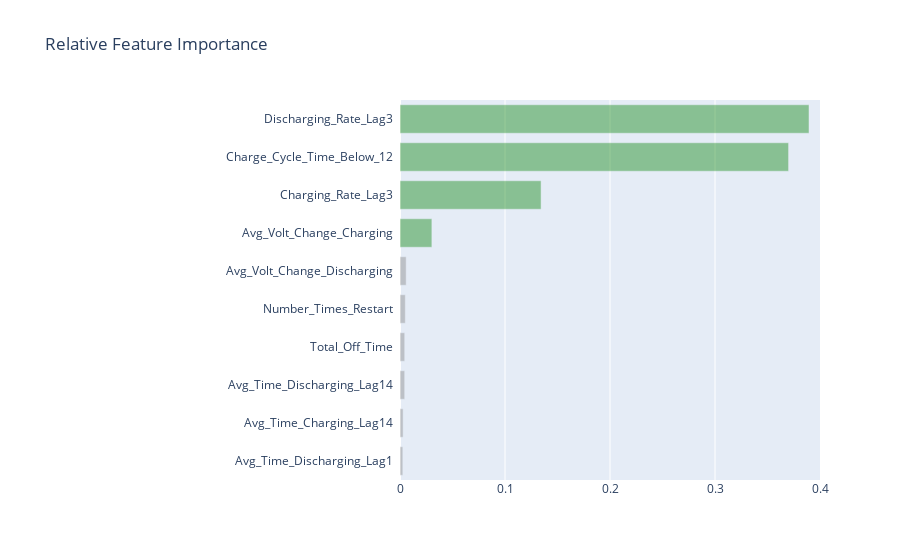

The cell this chart's notebook holds for it:
### Code cell
feature_importances = pd.DataFrame(gbdt.feature_importances_, index = X_train.columns, columns = ['importance'])
feature_importances = feature_importances.sort_values('importance', ascending = False)

colors = ["gray"] * 6 + ["green"] * 4
trace1 = go.Bar(y = [x.title() + "  " for x in feature_importances.index[:10][::-1]], 
                x = feature_importances.importance[:10][::-1], 
                name = "feature importance (relative)",
                marker = dict(color = colors, opacity = 0.4), orientation = "h")

data = [trace1]

layout = go.Layout(
    margin = dict(l = 400), width = 900,
    xaxis = dict(range = (0.0, 0.4)),
    title = 'Relative Feature Importance',
    barmode = 'group',
    bargap = 0.25
)
fig = go.Figure(data = data, layout = layout)
iplot(fig)

### Figure 1 — Plotly figure (JSON) as saved in the notebook; plotly's stock layout.template omitted (floating-point values rounded to 4 significant figures)
{"data": [{"marker": {"color": ["gray", "gray", "gray", "gray", "gray", "gray", "green", "green", "green", "green"], "opacity": 0.4}, "name": "feature importance (relative)", "orientation": "h", "type": "bar", "x": [0.0027, 0.002969, 0.004465, 0.0045, 0.005043, 0.005867, 0.03037, 0.1344, 0.3701, 0.3895], "y": ["Avg_Time_Discharging_Lag1  ", "Avg_Time_Charging_Lag14  ", "Avg_Time_Discharging_Lag14  ", "Total_Off_Time  ", "Number_Times_Restart  ", "Avg_Volt_Change_Discharging  ", "Avg_Volt_Change_Charging  ", "Charging_Rate_Lag3  ", "Charge_Cycle_Time_Below_12  ", "Discharging_Rate_Lag3  "]}], "layout": {"bargap": 0.25, "barmode": "group", "margin": {"l": 400}, "title": {"text": "Relative Feature Importance"}, "width": 900, "xaxis": {"range": [0, 0.4]}}}
